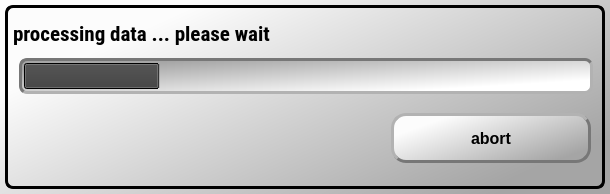
<?xml version="1.0" encoding="UTF-8"?>
<ui version="4.0">
 <class>xfProgressDlg</class>
 <widget class="QDialog" name="xfProgressDlg">
  <property name="geometry">
   <rect>
    <x>0</x>
    <y>0</y>
    <width>610</width>
    <height>194</height>
   </rect>
  </property>
  <property name="windowTitle">
   <string>Dialog</string>
  </property>
  <property name="styleSheet">
   <string notr="true">QDialog
{
	background-color: qlineargradient(spread:pad, x1:0.191, y1:0.181818, x2:1, y2:0.722, stop:0 rgba(252, 252, 252, 255), stop:1 rgba(165, 165, 165, 255));
	border-color: rgb(0, 0, 0);
	margin: 5px 5px;
	border-style: inset;
	border-radius: 8px;
	border-width: 3px;
}</string>
  </property>
  <widget class="QLabel" name="label_22">
   <property name="geometry">
    <rect>
     <x>13</x>
     <y>16</y>
     <width>660</width>
     <height>36</height>
    </rect>
   </property>
   <property name="minimumSize">
    <size>
     <width>100</width>
     <height>0</height>
    </size>
   </property>
   <property name="font">
    <font>
     <family>Roboto Condensed</family>
     <pointsize>16</pointsize>
     <weight>75</weight>
     <bold>true</bold>
    </font>
   </property>
   <property name="text">
    <string>processing data ... please wait</string>
   </property>
   <property name="margin">
    <number>5</number>
   </property>
  </widget>
  <widget class="QProgressBar" name="pProgBar">
   <property name="geometry">
    <rect>
     <x>19</x>
     <y>58</y>
     <width>574</width>
     <height>36</height>
    </rect>
   </property>
   <property name="palette">
    <palette>
     <active>
      <colorrole role="Button">
       <brush brushstyle="LinearGradientPattern">
        <gradient startx="0.808940000000000" starty="0.824000000000000" endx="0.131000000000000" endy="0.187000000000000" type="LinearGradient" spread="PadSpread" coordinatemode="ObjectBoundingMode">
         <gradientstop position="0.000000000000000">
          <color alpha="255">
           <red>255</red>
           <green>255</green>
           <blue>255</blue>
          </color>
         </gradientstop>
         <gradientstop position="1.000000000000000">
          <color alpha="255">
           <red>165</red>
           <green>165</green>
           <blue>165</blue>
          </color>
         </gradientstop>
        </gradient>
       </brush>
      </colorrole>
      <colorrole role="Base">
       <brush brushstyle="LinearGradientPattern">
        <gradient startx="0.808940000000000" starty="0.824000000000000" endx="0.131000000000000" endy="0.187000000000000" type="LinearGradient" spread="PadSpread" coordinatemode="ObjectBoundingMode">
         <gradientstop position="0.000000000000000">
          <color alpha="255">
           <red>255</red>
           <green>255</green>
           <blue>255</blue>
          </color>
         </gradientstop>
         <gradientstop position="1.000000000000000">
          <color alpha="255">
           <red>165</red>
           <green>165</green>
           <blue>165</blue>
          </color>
         </gradientstop>
        </gradient>
       </brush>
      </colorrole>
      <colorrole role="Window">
       <brush brushstyle="LinearGradientPattern">
        <gradient startx="0.808940000000000" starty="0.824000000000000" endx="0.131000000000000" endy="0.187000000000000" type="LinearGradient" spread="PadSpread" coordinatemode="ObjectBoundingMode">
         <gradientstop position="0.000000000000000">
          <color alpha="255">
           <red>255</red>
           <green>255</green>
           <blue>255</blue>
          </color>
         </gradientstop>
         <gradientstop position="1.000000000000000">
          <color alpha="255">
           <red>165</red>
           <green>165</green>
           <blue>165</blue>
          </color>
         </gradientstop>
        </gradient>
       </brush>
      </colorrole>
      <colorrole role="Highlight">
       <brush brushstyle="SolidPattern">
        <color alpha="255">
         <red>71</red>
         <green>71</green>
         <blue>71</blue>
        </color>
       </brush>
      </colorrole>
     </active>
     <inactive>
      <colorrole role="Button">
       <brush brushstyle="LinearGradientPattern">
        <gradient startx="0.808940000000000" starty="0.824000000000000" endx="0.131000000000000" endy="0.187000000000000" type="LinearGradient" spread="PadSpread" coordinatemode="ObjectBoundingMode">
         <gradientstop position="0.000000000000000">
          <color alpha="255">
           <red>255</red>
           <green>255</green>
           <blue>255</blue>
          </color>
         </gradientstop>
         <gradientstop position="1.000000000000000">
          <color alpha="255">
           <red>165</red>
           <green>165</green>
           <blue>165</blue>
          </color>
         </gradientstop>
        </gradient>
       </brush>
      </colorrole>
      <colorrole role="Base">
       <brush brushstyle="LinearGradientPattern">
        <gradient startx="0.808940000000000" starty="0.824000000000000" endx="0.131000000000000" endy="0.187000000000000" type="LinearGradient" spread="PadSpread" coordinatemode="ObjectBoundingMode">
         <gradientstop position="0.000000000000000">
          <color alpha="255">
           <red>255</red>
           <green>255</green>
           <blue>255</blue>
          </color>
         </gradientstop>
         <gradientstop position="1.000000000000000">
          <color alpha="255">
           <red>165</red>
           <green>165</green>
           <blue>165</blue>
          </color>
         </gradientstop>
        </gradient>
       </brush>
      </colorrole>
      <colorrole role="Window">
       <brush brushstyle="LinearGradientPattern">
        <gradient startx="0.808940000000000" starty="0.824000000000000" endx="0.131000000000000" endy="0.187000000000000" type="LinearGradient" spread="PadSpread" coordinatemode="ObjectBoundingMode">
         <gradientstop position="0.000000000000000">
          <color alpha="255">
           <red>255</red>
           <green>255</green>
           <blue>255</blue>
          </color>
         </gradientstop>
         <gradientstop position="1.000000000000000">
          <color alpha="255">
           <red>165</red>
           <green>165</green>
           <blue>165</blue>
          </color>
         </gradientstop>
        </gradient>
       </brush>
      </colorrole>
      <colorrole role="Highlight">
       <brush brushstyle="SolidPattern">
        <color alpha="255">
         <red>71</red>
         <green>71</green>
         <blue>71</blue>
        </color>
       </brush>
      </colorrole>
     </inactive>
     <disabled>
      <colorrole role="Button">
       <brush brushstyle="LinearGradientPattern">
        <gradient startx="0.808940000000000" starty="0.824000000000000" endx="0.131000000000000" endy="0.187000000000000" type="LinearGradient" spread="PadSpread" coordinatemode="ObjectBoundingMode">
         <gradientstop position="0.000000000000000">
          <color alpha="255">
           <red>255</red>
           <green>255</green>
           <blue>255</blue>
          </color>
         </gradientstop>
         <gradientstop position="1.000000000000000">
          <color alpha="255">
           <red>165</red>
           <green>165</green>
           <blue>165</blue>
          </color>
         </gradientstop>
        </gradient>
       </brush>
      </colorrole>
      <colorrole role="Base">
       <brush brushstyle="LinearGradientPattern">
        <gradient startx="0.808940000000000" starty="0.824000000000000" endx="0.131000000000000" endy="0.187000000000000" type="LinearGradient" spread="PadSpread" coordinatemode="ObjectBoundingMode">
         <gradientstop position="0.000000000000000">
          <color alpha="255">
           <red>255</red>
           <green>255</green>
           <blue>255</blue>
          </color>
         </gradientstop>
         <gradientstop position="1.000000000000000">
          <color alpha="255">
           <red>165</red>
           <green>165</green>
           <blue>165</blue>
          </color>
         </gradientstop>
        </gradient>
       </brush>
      </colorrole>
      <colorrole role="Window">
       <brush brushstyle="LinearGradientPattern">
        <gradient startx="0.808940000000000" starty="0.824000000000000" endx="0.131000000000000" endy="0.187000000000000" type="LinearGradient" spread="PadSpread" coordinatemode="ObjectBoundingMode">
         <gradientstop position="0.000000000000000">
          <color alpha="255">
           <red>255</red>
           <green>255</green>
           <blue>255</blue>
          </color>
         </gradientstop>
         <gradientstop position="1.000000000000000">
          <color alpha="255">
           <red>165</red>
           <green>165</green>
           <blue>165</blue>
          </color>
         </gradientstop>
        </gradient>
       </brush>
      </colorrole>
      <colorrole role="Highlight">
       <brush brushstyle="SolidPattern">
        <color alpha="255">
         <red>145</red>
         <green>145</green>
         <blue>145</blue>
        </color>
       </brush>
      </colorrole>
     </disabled>
    </palette>
   </property>
   <property name="styleSheet">
    <string notr="true">QProgressBar
{
	background-color: qlineargradient(spread:pad, x1:0.80894, y1:0.824, x2:0.131, y2:0.187, stop:0 rgba(255, 255, 255, 255), stop:1 rgba(165, 165, 165, 255));
     border-width: 3px;
     border-style: inset;
     border-radius: 8px;
     border-color: #777;
	 padding: 2px;
	font: 75 9pt &quot;Roboto Slab&quot;;
}</string>
   </property>
   <property name="value">
    <number>24</number>
   </property>
   <property name="textVisible">
    <bool>false</bool>
   </property>
  </widget>
  <widget class="QWidget" name="layoutWidget">
   <property name="geometry">
    <rect>
     <x>310</x>
     <y>100</y>
     <width>282</width>
     <height>77</height>
    </rect>
   </property>
   <layout class="QHBoxLayout" name="horizontalLayout_3">
    <property name="spacing">
     <number>6</number>
    </property>
    <item>
     <widget class="QLabel" name="label_16">
      <property name="sizePolicy">
       <sizepolicy hsizetype="Preferred" vsizetype="Preferred">
        <horstretch>0</horstretch>
        <verstretch>0</verstretch>
       </sizepolicy>
      </property>
      <property name="maximumSize">
       <size>
        <width>75</width>
        <height>75</height>
       </size>
      </property>
      <property name="text">
       <string/>
      </property>
      <property name="pixmap">
       <pixmap resource="xf_resources.qrc">:/images/emergency_button.png</pixmap>
      </property>
      <property name="scaledContents">
       <bool>true</bool>
      </property>
     </widget>
    </item>
    <item>
     <widget class="QToolButton" name="pEmergencyTB">
      <property name="minimumSize">
       <size>
        <width>196</width>
        <height>0</height>
       </size>
      </property>
      <property name="maximumSize">
       <size>
        <width>200</width>
        <height>50</height>
       </size>
      </property>
      <property name="styleSheet">
       <string notr="true"> QToolButton{
     background-color: qlineargradient(spread:pad, x1:0.191, y1:0.181818, x2:1, y2:0.722, stop:0 rgba(252, 252, 252, 255), stop:1 rgba(165, 165, 165, 255));
     border-width: 3px;
     border-style: outset;
     border-radius: 15px;
     border-color: #777;
	 color: #000;
     font: bold 16px;
     min-width: 10em;
     padding: 0px;
 }
 QToolButton:pressed {
     background-color: #555;
     border-width: 3px;
     border-style: inset;
     border-radius: 15px;
     border-color: #777;
     font: bold 16px;
 	 color: #fff;
    min-width: 10em;
     padding: 0px;
 } 
</string>
      </property>
      <property name="text">
       <string>abort</string>
      </property>
      <property name="iconSize">
       <size>
        <width>280</width>
        <height>100</height>
       </size>
      </property>
      <property name="checkable">
       <bool>false</bool>
      </property>
      <property name="autoExclusive">
       <bool>false</bool>
      </property>
     </widget>
    </item>
   </layout>
  </widget>
 </widget>
 <resources>
  <include location="xf_resources.qrc"/>
 </resources>
 <connections/>
</ui>
